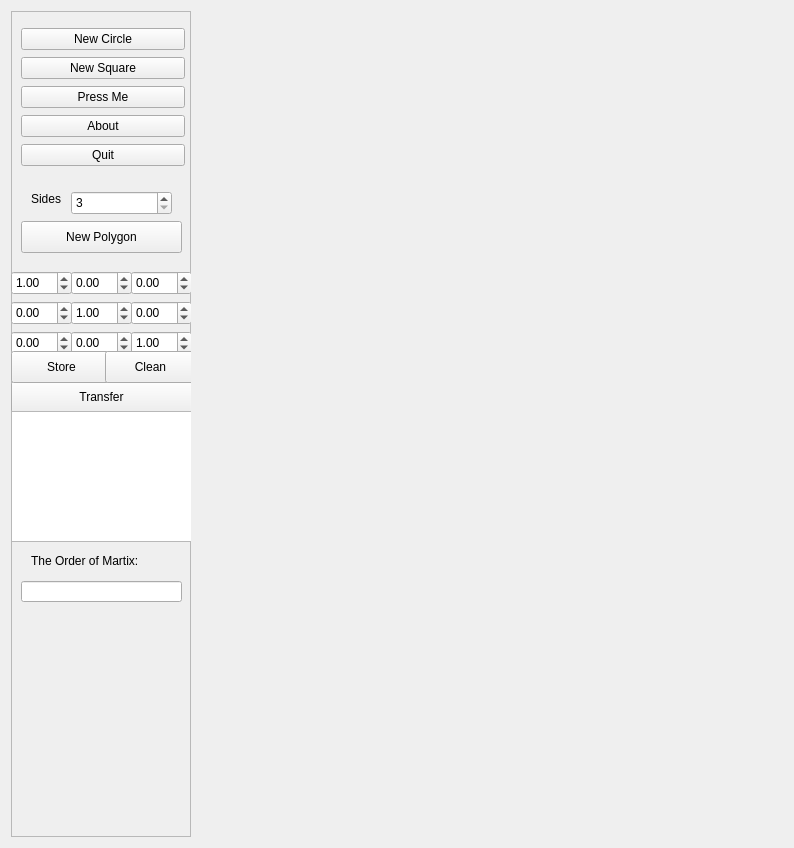
<?xml version="1.0" encoding="UTF-8"?>
<ui version="4.0">
 <class>frmMain</class>
 <widget class="QWidget" name="frmMain">
  <property name="geometry">
   <rect>
    <x>0</x>
    <y>0</y>
    <width>794</width>
    <height>848</height>
   </rect>
  </property>
  <property name="windowTitle">
   <string>OpenGl - Qt -Direct Mode Drawing</string>
  </property>
  <layout class="QGridLayout" name="gridLayout">
   <item row="0" column="1">
    <widget class="GLWidget" name="widget" native="true"/>
   </item>
   <item row="0" column="0">
    <widget class="QFrame" name="frame">
     <property name="sizePolicy">
      <sizepolicy hsizetype="Fixed" vsizetype="Preferred">
       <horstretch>0</horstretch>
       <verstretch>0</verstretch>
      </sizepolicy>
     </property>
     <property name="minimumSize">
      <size>
       <width>180</width>
       <height>0</height>
      </size>
     </property>
     <property name="frameShape">
      <enum>QFrame::StyledPanel</enum>
     </property>
     <property name="frameShadow">
      <enum>QFrame::Raised</enum>
     </property>
     <widget class="QWidget" name="verticalLayoutWidget">
      <property name="geometry">
       <rect>
        <x>10</x>
        <y>10</y>
        <width>164</width>
        <height>152</height>
       </rect>
      </property>
      <layout class="QVBoxLayout" name="verticalLayout_2">
       <property name="spacing">
        <number>0</number>
       </property>
       <property name="sizeConstraint">
        <enum>QLayout::SetNoConstraint</enum>
       </property>
       <item>
        <widget class="QPushButton" name="newCirclePushButton">
         <property name="text">
          <string>New Circle</string>
         </property>
        </widget>
       </item>
       <item>
        <widget class="QPushButton" name="pushButton_3">
         <property name="text">
          <string>New Square</string>
         </property>
        </widget>
       </item>
       <item>
        <widget class="QPushButton" name="pressMePushButton">
         <property name="text">
          <string>Press Me</string>
         </property>
        </widget>
       </item>
       <item>
        <widget class="QPushButton" name="aboutPushButton">
         <property name="text">
          <string>About</string>
         </property>
        </widget>
       </item>
       <item>
        <widget class="QPushButton" name="quitPushButton">
         <property name="text">
          <string>Quit</string>
         </property>
        </widget>
       </item>
      </layout>
     </widget>
     <widget class="QWidget" name="widget_2" native="true">
      <property name="geometry">
       <rect>
        <x>0</x>
        <y>260</y>
        <width>181</width>
        <height>401</height>
       </rect>
      </property>
      <widget class="QDoubleSpinBox" name="set_00">
       <property name="geometry">
        <rect>
         <x>0</x>
         <y>0</y>
         <width>61</width>
         <height>24</height>
        </rect>
       </property>
       <property name="minimum">
        <double>-99.989999999999995</double>
       </property>
       <property name="singleStep">
        <double>0.010000000000000</double>
       </property>
       <property name="value">
        <double>1.000000000000000</double>
       </property>
      </widget>
      <widget class="QDoubleSpinBox" name="set_01">
       <property name="geometry">
        <rect>
         <x>60</x>
         <y>0</y>
         <width>61</width>
         <height>24</height>
        </rect>
       </property>
       <property name="minimum">
        <double>-99.989999999999995</double>
       </property>
       <property name="singleStep">
        <double>0.010000000000000</double>
       </property>
      </widget>
      <widget class="QDoubleSpinBox" name="set_02">
       <property name="geometry">
        <rect>
         <x>120</x>
         <y>0</y>
         <width>61</width>
         <height>24</height>
        </rect>
       </property>
       <property name="minimum">
        <double>-99.989999999999995</double>
       </property>
       <property name="singleStep">
        <double>1.000000000000000</double>
       </property>
      </widget>
      <widget class="QDoubleSpinBox" name="set_10">
       <property name="geometry">
        <rect>
         <x>0</x>
         <y>30</y>
         <width>61</width>
         <height>24</height>
        </rect>
       </property>
       <property name="minimum">
        <double>-99.989999999999995</double>
       </property>
       <property name="singleStep">
        <double>0.010000000000000</double>
       </property>
      </widget>
      <widget class="QDoubleSpinBox" name="set_11">
       <property name="geometry">
        <rect>
         <x>60</x>
         <y>30</y>
         <width>61</width>
         <height>24</height>
        </rect>
       </property>
       <property name="minimum">
        <double>-99.989999999999995</double>
       </property>
       <property name="singleStep">
        <double>0.010000000000000</double>
       </property>
       <property name="value">
        <double>1.000000000000000</double>
       </property>
      </widget>
      <widget class="QDoubleSpinBox" name="set_12">
       <property name="geometry">
        <rect>
         <x>120</x>
         <y>30</y>
         <width>61</width>
         <height>24</height>
        </rect>
       </property>
       <property name="minimum">
        <double>-99.989999999999995</double>
       </property>
       <property name="singleStep">
        <double>1.000000000000000</double>
       </property>
      </widget>
      <widget class="QDoubleSpinBox" name="set_20">
       <property name="geometry">
        <rect>
         <x>0</x>
         <y>60</y>
         <width>61</width>
         <height>24</height>
        </rect>
       </property>
       <property name="minimum">
        <double>-99.989999999999995</double>
       </property>
       <property name="singleStep">
        <double>0.010000000000000</double>
       </property>
      </widget>
      <widget class="QDoubleSpinBox" name="set_21">
       <property name="geometry">
        <rect>
         <x>60</x>
         <y>60</y>
         <width>61</width>
         <height>24</height>
        </rect>
       </property>
       <property name="minimum">
        <double>-99.989999999999995</double>
       </property>
       <property name="singleStep">
        <double>0.010000000000000</double>
       </property>
      </widget>
      <widget class="QDoubleSpinBox" name="set_22">
       <property name="geometry">
        <rect>
         <x>120</x>
         <y>60</y>
         <width>61</width>
         <height>24</height>
        </rect>
       </property>
       <property name="minimum">
        <double>-99.989999999999995</double>
       </property>
       <property name="singleStep">
        <double>1.000000000000000</double>
       </property>
       <property name="value">
        <double>1.000000000000000</double>
       </property>
      </widget>
      <widget class="QPushButton" name="pushButton">
       <property name="geometry">
        <rect>
         <x>0</x>
         <y>110</y>
         <width>181</width>
         <height>32</height>
        </rect>
       </property>
       <property name="text">
        <string>Transfer</string>
       </property>
      </widget>
      <widget class="QPushButton" name="pushButton_2">
       <property name="geometry">
        <rect>
         <x>0</x>
         <y>80</y>
         <width>101</width>
         <height>32</height>
        </rect>
       </property>
       <property name="text">
        <string>Store</string>
       </property>
      </widget>
      <widget class="QPushButton" name="pushButton_4">
       <property name="geometry">
        <rect>
         <x>94</x>
         <y>80</y>
         <width>91</width>
         <height>32</height>
        </rect>
       </property>
       <property name="text">
        <string>Clean</string>
       </property>
      </widget>
      <widget class="QTextEdit" name="textEdit">
       <property name="geometry">
        <rect>
         <x>0</x>
         <y>140</y>
         <width>181</width>
         <height>131</height>
        </rect>
       </property>
       <property name="html">
        <string>&lt;!DOCTYPE HTML PUBLIC &quot;-//W3C//DTD HTML 4.0//EN&quot; &quot;http://www.w3.org/TR/REC-html40/strict.dtd&quot;&gt;
&lt;html&gt;&lt;head&gt;&lt;meta name=&quot;qrichtext&quot; content=&quot;1&quot; /&gt;&lt;style type=&quot;text/css&quot;&gt;
p, li { white-space: pre-wrap; }
&lt;/style&gt;&lt;/head&gt;&lt;body style=&quot; font-family:'.Lucida Grande UI'; font-size:13pt; font-weight:400; font-style:normal;&quot;&gt;
&lt;p style=&quot;-qt-paragraph-type:empty; margin-top:0px; margin-bottom:0px; margin-left:0px; margin-right:0px; -qt-block-indent:0; text-indent:0px;&quot;&gt;&lt;br /&gt;&lt;/p&gt;&lt;/body&gt;&lt;/html&gt;</string>
       </property>
      </widget>
      <widget class="QLabel" name="label_2">
       <property name="geometry">
        <rect>
         <x>20</x>
         <y>280</y>
         <width>161</width>
         <height>19</height>
        </rect>
       </property>
       <property name="text">
        <string>The Order of Martix:</string>
       </property>
      </widget>
      <widget class="QLineEdit" name="lineEdit">
       <property name="geometry">
        <rect>
         <x>10</x>
         <y>310</y>
         <width>161</width>
         <height>21</height>
        </rect>
       </property>
       <property name="text">
        <string/>
       </property>
      </widget>
     </widget>
     <widget class="QWidget" name="widget_3" native="true">
      <property name="geometry">
       <rect>
        <x>10</x>
        <y>180</y>
        <width>161</width>
        <height>80</height>
       </rect>
      </property>
      <widget class="QLabel" name="label">
       <property name="geometry">
        <rect>
         <x>10</x>
         <y>0</y>
         <width>41</width>
         <height>16</height>
        </rect>
       </property>
       <property name="text">
        <string>Sides</string>
       </property>
      </widget>
      <widget class="QSpinBox" name="spinBox">
       <property name="geometry">
        <rect>
         <x>50</x>
         <y>0</y>
         <width>101</width>
         <height>24</height>
        </rect>
       </property>
       <property name="minimum">
        <number>3</number>
       </property>
       <property name="maximum">
        <number>1000</number>
       </property>
      </widget>
      <widget class="QPushButton" name="newSquarePushButton">
       <property name="geometry">
        <rect>
         <x>0</x>
         <y>30</y>
         <width>161</width>
         <height>32</height>
        </rect>
       </property>
       <property name="text">
        <string>New Polygon</string>
       </property>
      </widget>
     </widget>
    </widget>
   </item>
  </layout>
 </widget>
 <customwidgets>
  <customwidget>
   <class>GLWidget</class>
   <extends>QWidget</extends>
   <header>glwidget.h</header>
   <container>1</container>
   <slots>
    <slot>newPolygon()</slot>
    <slot>newCircle()</slot>
    <slot>sidesChange(int)</slot>
    <slot>transformShape()</slot>
    <slot>newSquare()</slot>
   </slots>
  </customwidget>
 </customwidgets>
 <resources/>
 <connections>
  <connection>
   <sender>pressMePushButton</sender>
   <signal>clicked()</signal>
   <receiver>frmMain</receiver>
   <slot>pressmebut()</slot>
   <hints>
    <hint type="sourcelabel">
     <x>185</x>
     <y>113</y>
    </hint>
    <hint type="destinationlabel">
     <x>190</x>
     <y>138</y>
    </hint>
   </hints>
  </connection>
  <connection>
   <sender>aboutPushButton</sender>
   <signal>clicked()</signal>
   <receiver>frmMain</receiver>
   <slot>aboutBut()</slot>
   <hints>
    <hint type="sourcelabel">
     <x>106</x>
     <y>141</y>
    </hint>
    <hint type="destinationlabel">
     <x>190</x>
     <y>185</y>
    </hint>
   </hints>
  </connection>
  <connection>
   <sender>quitPushButton</sender>
   <signal>clicked()</signal>
   <receiver>frmMain</receiver>
   <slot>close()</slot>
   <hints>
    <hint type="sourcelabel">
     <x>157</x>
     <y>169</y>
    </hint>
    <hint type="destinationlabel">
     <x>193</x>
     <y>234</y>
    </hint>
   </hints>
  </connection>
  <connection>
   <sender>newSquarePushButton</sender>
   <signal>clicked()</signal>
   <receiver>widget</receiver>
   <slot>newPolygon()</slot>
   <hints>
    <hint type="sourcelabel">
     <x>174</x>
     <y>233</y>
    </hint>
    <hint type="destinationlabel">
     <x>245</x>
     <y>215</y>
    </hint>
   </hints>
  </connection>
  <connection>
   <sender>newCirclePushButton</sender>
   <signal>clicked()</signal>
   <receiver>widget</receiver>
   <slot>newCircle()</slot>
   <hints>
    <hint type="sourcelabel">
     <x>161</x>
     <y>38</y>
    </hint>
    <hint type="destinationlabel">
     <x>229</x>
     <y>55</y>
    </hint>
   </hints>
  </connection>
  <connection>
   <sender>spinBox</sender>
   <signal>valueChanged(int)</signal>
   <receiver>widget</receiver>
   <slot>sidesChange(int)</slot>
   <hints>
    <hint type="sourcelabel">
     <x>160</x>
     <y>205</y>
    </hint>
    <hint type="destinationlabel">
     <x>219</x>
     <y>299</y>
    </hint>
   </hints>
  </connection>
  <connection>
   <sender>pushButton</sender>
   <signal>clicked()</signal>
   <receiver>frmMain</receiver>
   <slot>transferShape()</slot>
   <hints>
    <hint type="sourcelabel">
     <x>97</x>
     <y>382</y>
    </hint>
    <hint type="destinationlabel">
     <x>197</x>
     <y>390</y>
    </hint>
   </hints>
  </connection>
  <connection>
   <sender>pushButton_3</sender>
   <signal>clicked()</signal>
   <receiver>widget</receiver>
   <slot>newSquare()</slot>
   <hints>
    <hint type="sourcelabel">
     <x>163</x>
     <y>59</y>
    </hint>
    <hint type="destinationlabel">
     <x>260</x>
     <y>66</y>
    </hint>
   </hints>
  </connection>
  <connection>
   <sender>pushButton_2</sender>
   <signal>clicked()</signal>
   <receiver>frmMain</receiver>
   <slot>storeMat()</slot>
   <hints>
    <hint type="sourcelabel">
     <x>112</x>
     <y>352</y>
    </hint>
    <hint type="destinationlabel">
     <x>199</x>
     <y>323</y>
    </hint>
   </hints>
  </connection>
  <connection>
   <sender>pushButton_4</sender>
   <signal>clicked()</signal>
   <receiver>frmMain</receiver>
   <slot>cleanStack()</slot>
   <hints>
    <hint type="sourcelabel">
     <x>190</x>
     <y>352</y>
    </hint>
    <hint type="destinationlabel">
     <x>197</x>
     <y>351</y>
    </hint>
   </hints>
  </connection>
 </connections>
 <slots>
  <slot>colourHex()</slot>
  <slot>colourSnake()</slot>
  <slot>showHex(bool)</slot>
  <slot>showSnake(bool)</slot>
  <slot>endit()</slot>
  <slot>widthSlider(int)</slot>
  <slot>panMode(bool)</slot>
  <slot>openImage()</slot>
  <slot>depthSet(int)</slot>
  <slot>clear()</slot>
  <slot>aboutBut()</slot>
  <slot>helpBut()</slot>
  <slot>txt0()</slot>
  <slot>txt0(QString)</slot>
  <slot>txt1()</slot>
  <slot>txt1(QString)</slot>
  <slot>pressmebut()</slot>
  <slot>txt9(QString)</slot>
  <slot>txt99()</slot>
  <slot>transferShape()</slot>
  <slot>storeMat()</slot>
  <slot>cleanStack()</slot>
 </slots>
</ui>
